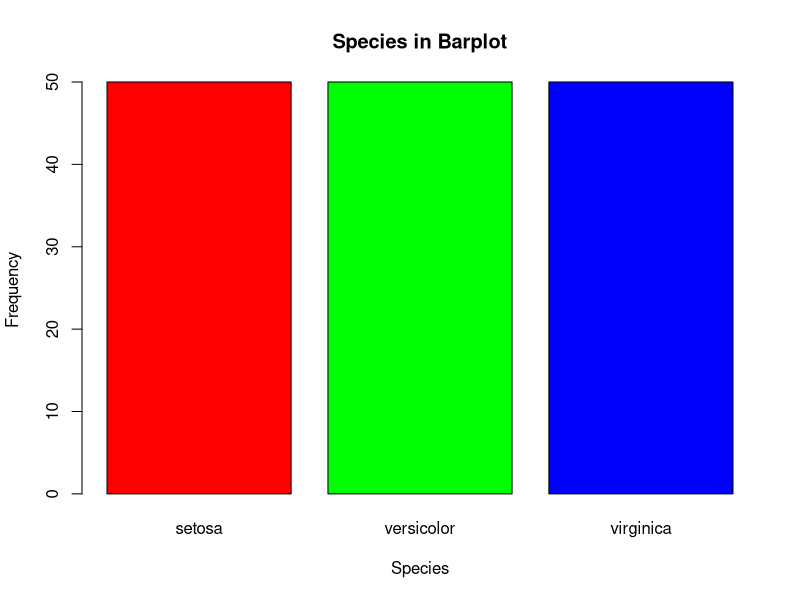
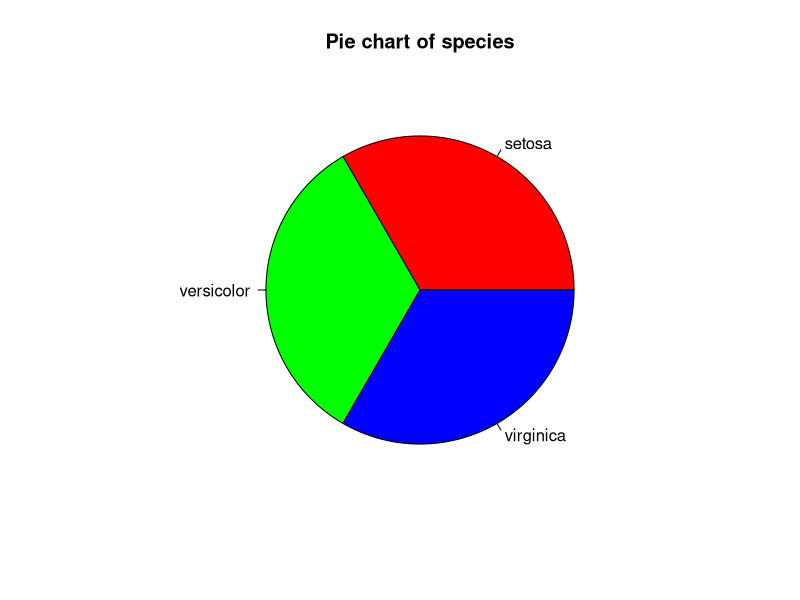
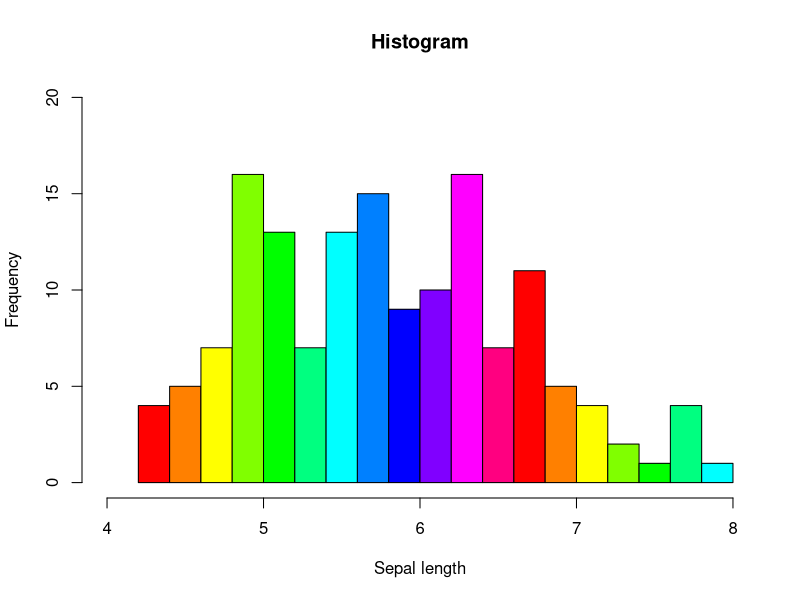
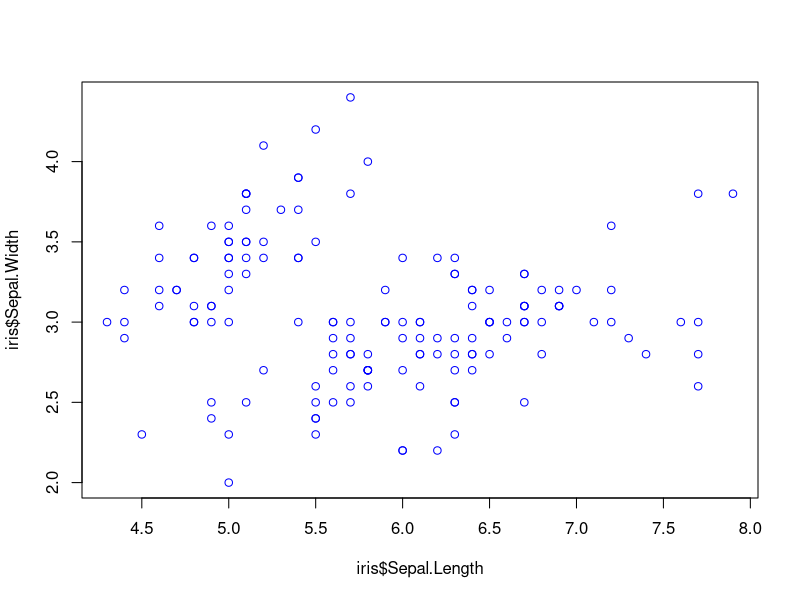
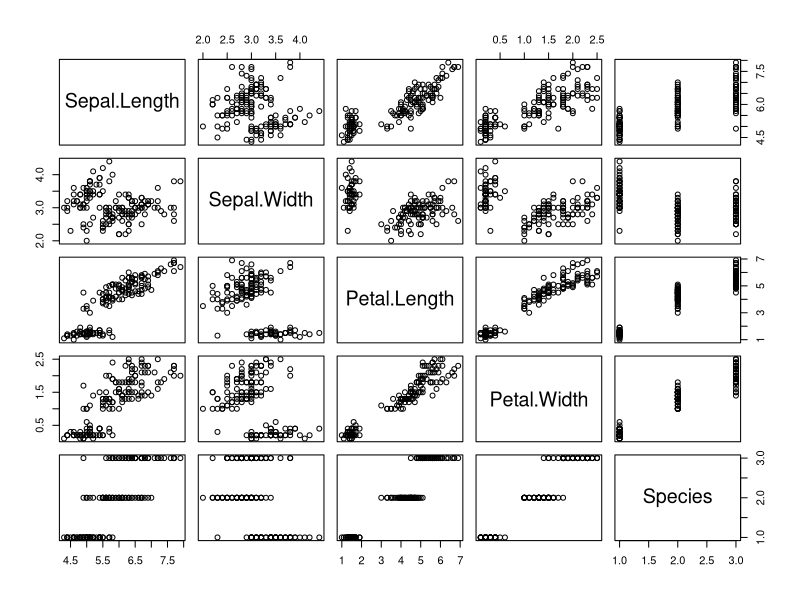
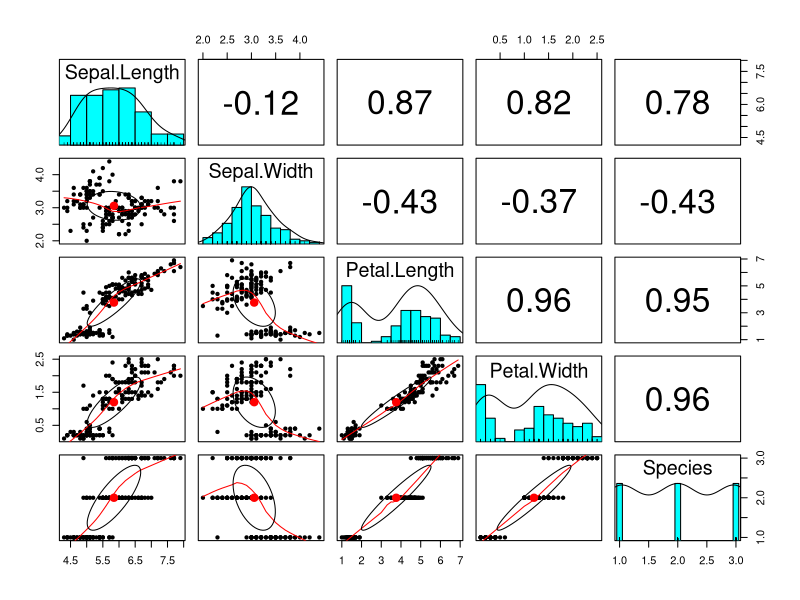

Recreate these plots in R, in order.
#################################################################################
######################   R Studio Start Up   ###################################

data <- c(1,2,3,4,5)
data

name <- c("roy","lilly","jai")
name

grade <- c(89,67,98,34,90,78,56)
grade

name <- c("ajay","dev","jasmine","aditi","jai","amit","abhisht")

####data frame

dataframe <- data.frame(grade,name)

str(dataframe)
dataframe$grade
dataframe$name

dim(dataframe)
summary(dataframe)


head(dataframe)
tail(dataframe)

# data in R

data(iris)
iris
str(iris)
summary(iris)
head(iris)
tail(iris)
head(iris[1:3,])

#Qualitative data :Barplot
tab <- table(iris$Species)
barplot(tab,main = "Species in Barplot",xlab = "Species",ylab = "Frequency",
        col = rainbow(3))



# pie Chart
pie(tab,main = "Pie chart of species",col = rainbow(3))


# histogram
hist(iris$Sepal.Length,main = "Histogram",xlab = "Sepal length",col = rainbow(12),
     breaks = 15,xlim = c(4,8),ylim = c(0,20))

# two Variables
plot(iris$Sepal.Length,iris$Sepal.Width,col="blue")

pairs(iris)

# package
install.packages("psych")
library(psych)
pairs.panels(iris)


